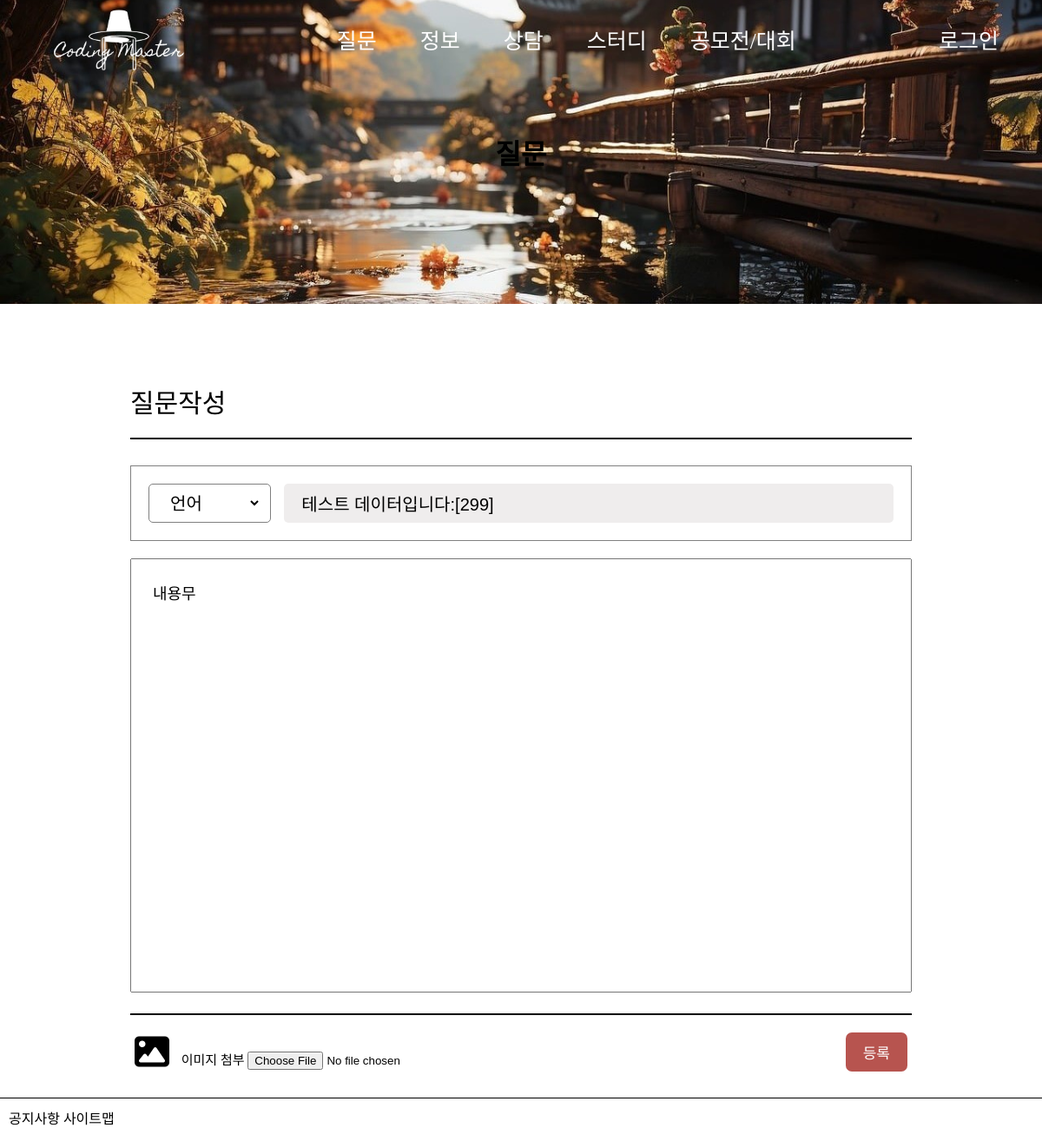
Before: /cmapp/question/modify/300/ (signed in) with the older database file.
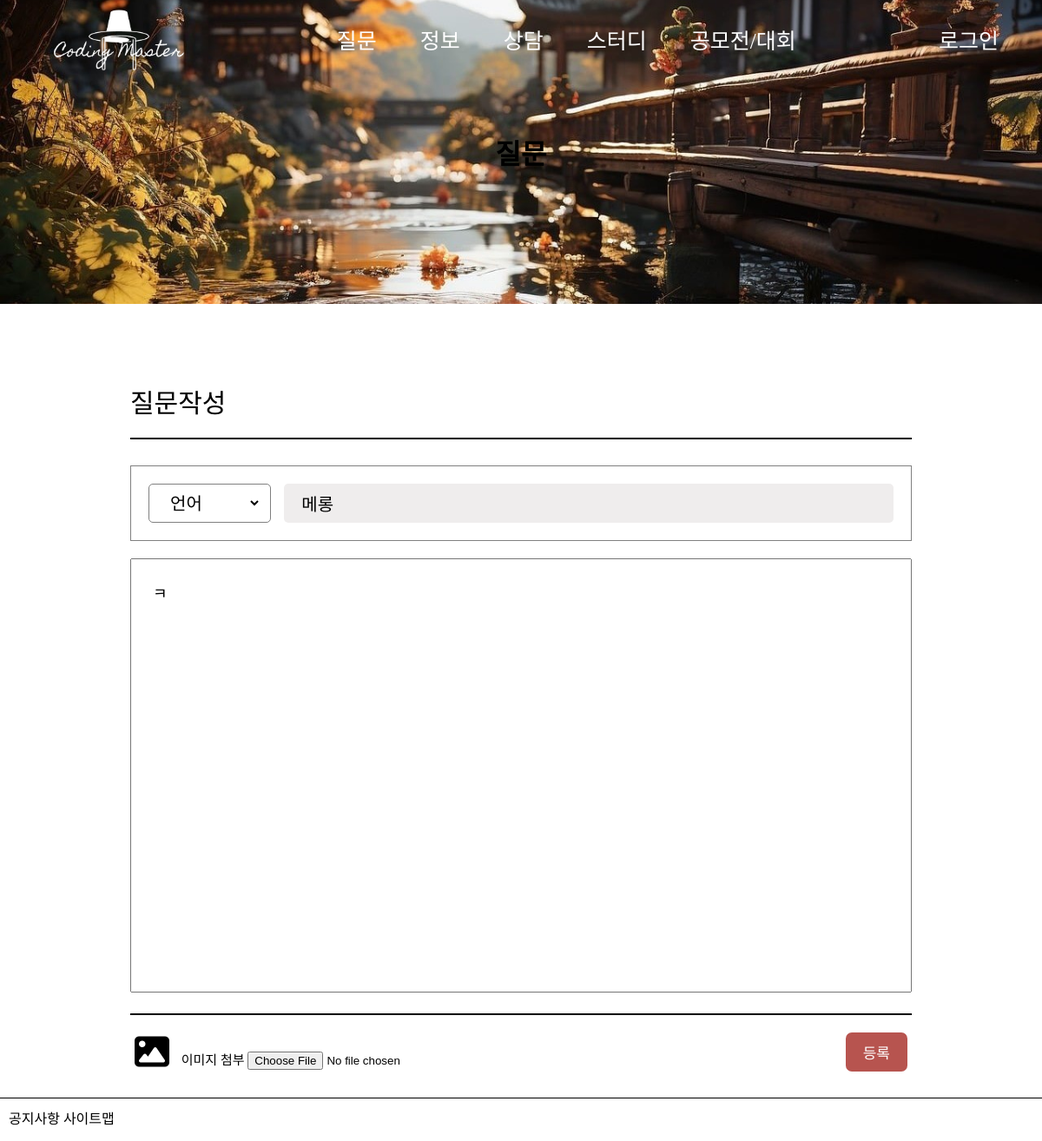
After: the same page with the newer database file.
### cmapp/models.py (models this page shows, shortened)
class Question(models.Model):
    author = models.ForeignKey(User, on_delete=models.CASCADE, related_name='author_question')
    subject = models.CharField(max_length=200)
    content = models.TextField()
    create_date = models.DateTimeField()
    modify_date = models.DateTimeField(null=True, blank=True)
    voter = models.ManyToManyField(User, related_name='voter_question') #추천인
    views = models.PositiveIntegerField(default=0) #조회수
    imgs = models.ImageField(null=True, upload_to="", blank=True) #첨부파일 이미지
    planguage = models.ForeignKey(PLanguage, on_delete=models.CASCADE) # 프로그래밍 언어

### cmapp/views/question_views.py (the view)
# urls.py: path('question/modify/<int:question_id>/', question_views.question_modify, name='question_modify'), #질문 수정
@login_required(login_url='common:login')
def question_modify(request, question_id):
    question = get_object_or_404(Question, pk=question_id)
    if request.user != question.author:
        messages.error(request, '수정권한이 없습니다')
        return redirect('cmapp:detail', question_id=question.id)
    if request.method == "POST":
        form = QuestionForm(request.POST, request.FILES, instance=question)
        if form.is_valid():
            question = form.save(commit=False)
            question.modify_date = timezone.now()  # 수정일시 저장
            question.save()
            return redirect('cmapp:detail', question_id=question.id)
    else:
        form = QuestionForm(instance=question)
    context = {'form': form}
    return render(request, 'html/Question/write.html', context)

### cmapp/forms.py
class QuestionForm(forms.ModelForm):
    class Meta:
        model = Question
        fields = ['subject', 'content', 'imgs', 'planguage']
        labels = {
            'subject': '제목',
            'content': '내용',
            'imgs': '이미지',
            'planguage': '언어',
        }

### templates/html/Question/write.html (shortened to what this page needs)
{% extends 'html/base.html' %}
{% load static %}
{% block css %}<link rel="stylesheet" href="{% static '/css/Question/write.css' %}">{% endblock %}
{% block content %}
<div class="top-background">
    <h1 class="top-background-text">질문</h1>
</div>
<main class="question-write">
    <div class="write-top">
        <span>질문</span>작성
    </div>
    <form class="writeForm" id="question-write-container" method="post" enctype="multipart/form-data">
        <div class="writeFrom-top">
            <div class="select-container">
                <select name="planguage" class="selectBox">
                    <option value="language" hidden>언어</option>
                </select>
            </div>
            <input type="text" id="question-subject-input" class="writeSubject-input" placeholder="제목을 입력하세요" name="subject" value="{{ form.subject.value|default_if_none:'' }}">
        </div>
        <div class="writeForm-content">
            <textarea id="question-content-input" class="writeContent-input" placeholder="내용을 입력하세요" name="content" rows="10">{{ form.content.value|default_if_none:'' }}</textarea>
        </div>
        <div class="write-bottom">
            <div id="question-write-img" class="imgBtn">
                <i class="fa-solid fa-image"></i>
                <label for="imgs">이미지 첨부</label>
                <input type="file" name="imgs" id="imgs">
            </div>
            <button type="submit" id="question-write-submit" class="writeBtn">등록</button>
        </div>
    </form>
</main>
{% endblock %}

Changed rows visible on the page:
changed Question: subject "테스트 데이터입니다:[299]" → "메롱"; content "내용무" → (not shown)
Other visible differences:
form field content: (not shown) → "ㅋ"
